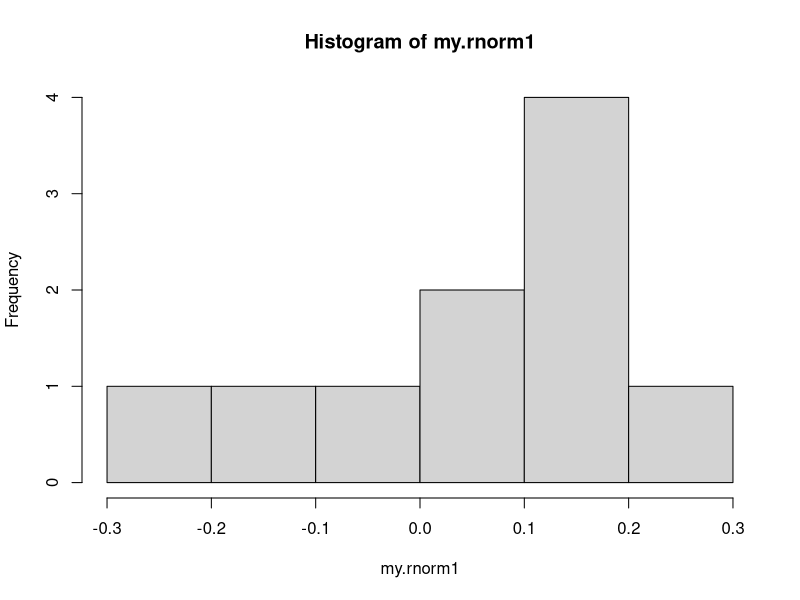
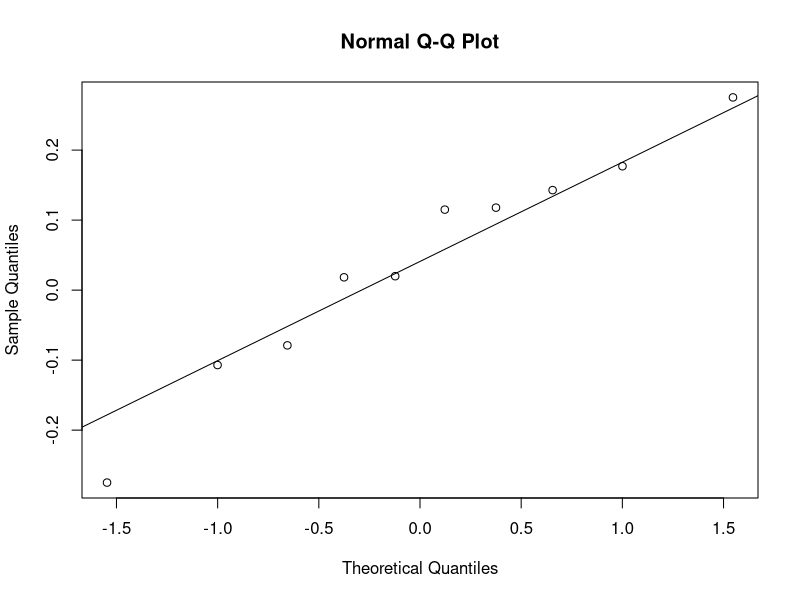
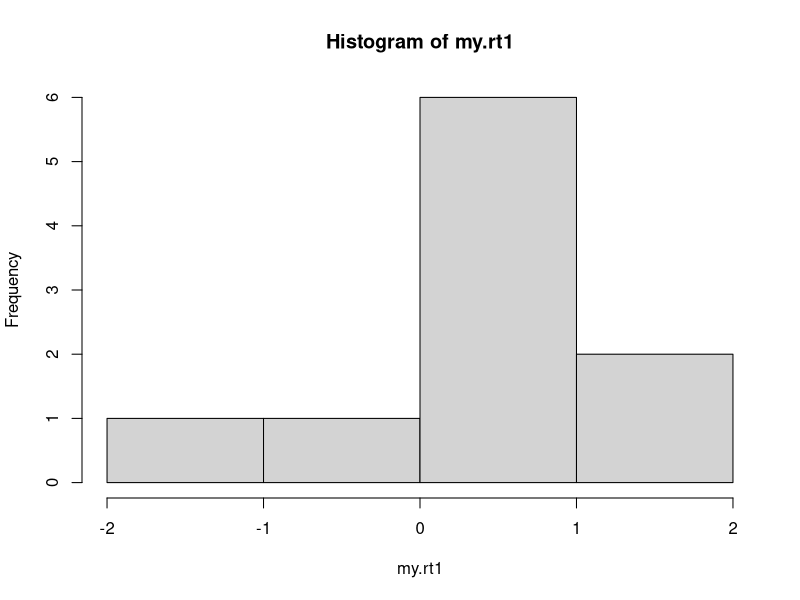
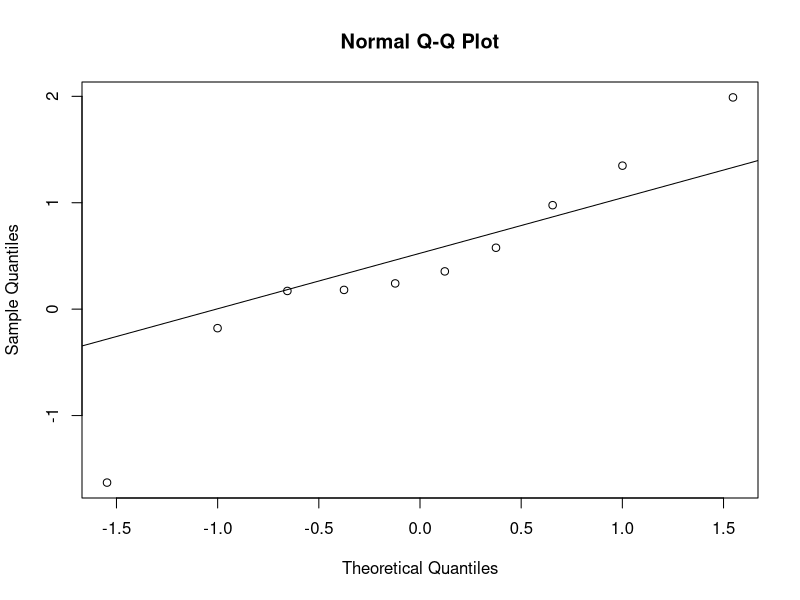
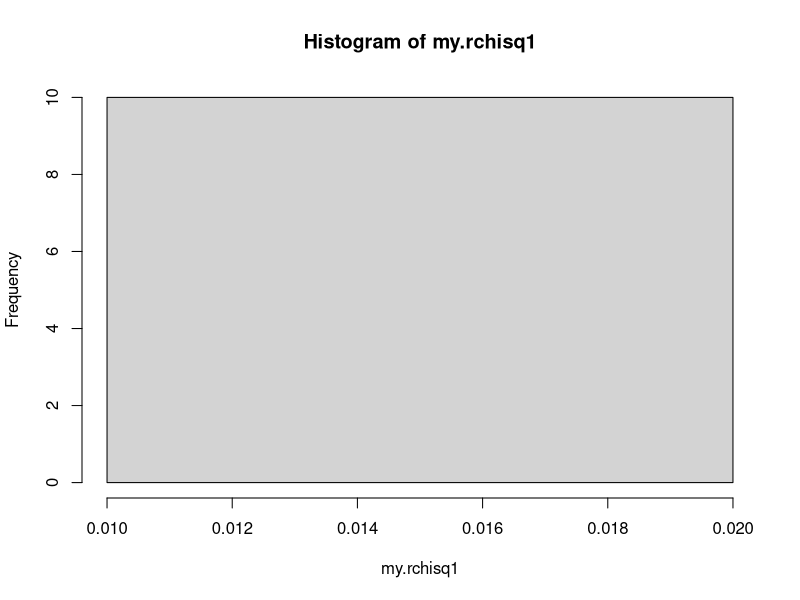
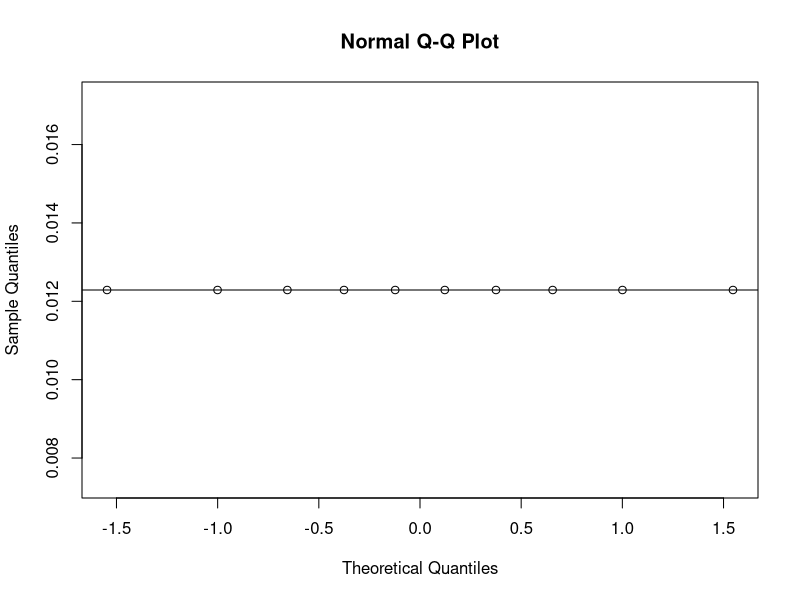

Source code (R) for these figures, in order: (Note: this script raises an error after producing the figures.)
#The following three functions are based on the algorithm for normally-distributed deviates of Marsaglia and Bray.

#The my.rnorm function returns n pseudo-random values from the normal distribution.
#It has three arguments: the number of values that returns,n
#the mean of values that returns,mean
#and the standard deviation of values that returns,sd.
#The three arguments of the function must meet their own restrictions otherwise the code breaks and prints an error message.
#The mean and the standard deviation must be positive numbers and the number of values must be a natural number.


my.rnorm<-function(n,mean,sd) {
  i=1:n
  u<-2*runif(i)-1               #it returns i random numbers from the uniform distribution.
  w<-sum(u^2)
  if (mean<0) {
    print("invalid arguments")
  }
  else if (sd<0) {
    print("invalid arguments")
  }
  else if ((n<0 & !(is.integer(n))) & !(is.integer(n))) {
    print("invalid arguments")
  }
  else {                        #the code continues when the above restrictions are met.
    while (w>1) {
      j=1:n                     #this is the rejection step where the code rejects the vector and generates a new one.
      u<-2*runif(j)-1           #the while loop will stop if and only if the criteria w<=1 is met.
      w<-sum(u^2)
    }
    v<-sqrt((-2*log(w))/w)
    x<-u*v
    X<-x*sd+mean                #this is the transormation of the values with mean 0 and sd 1 into values with mean "mean" and standard deviation "sd".
    return(X)                   #it delivers the vector of normally distributed variates.
  }
}



#The my.rchisq function returns n pseudo-random values from the x^2 distribution.
#It has two arguments: the number of values that returns,n
#and the degrees of freedom,df.
#The two arguments of the function must meet their own restrictions otherwise the code breaks and prints an error message.
#The number of values must be a natural number and the degrees of freedom must be equal to the number of values.


my.rchisq<-function(n,df) {
  i=1:n
  u<-2*runif(i)-1               #it returns i random numbers from the uniform distribution.
  w<-sum(u^2)
  if (df!=n) {
    print("invalid arguments")
  }
  else if ((n<0 & !(is.integer(n))) & !(is.integer(n))) {
    print("invalid arguments")
  }
  else {                        #the code continues when the above restrictions are met.
    while (w>1) {
      j=1:n                     #this is the rejection step where the code rejects the vector and generates a new one.
      u<-2*runif(j)-1           #the while loop will stop if and only if the criteria w<=1 is met.
      w<-sum(u^2)
    }
    v<-sqrt((-2*log(w))/w)
    x<-u*v
    y<-sum(x^2)                 #it transforms the independent standard normal random variables into x^2 distributed variables.
    for (k in 1:n) {            #for every value of i, it calculates one y variable.
      y[i]<-y                   #it creates a vector of all the y variables.
    }
    return(y[i])                #it delivers the vector of x^2 distributed variates.
  }
}




#The my.rt function returns n pseudo-random values from the student distribution.
#It has two arguments: the number of values that returns,n
#and the degrees of freedom,df.
#The two arguments of the function must meet their own restrictions otherwise the code breaks and prints an error message.
#The number of values must be a natural number and the degrees of freedom must be equal to the number of values.


my.rt<-function(n,df) {
  i=1:n
  u<-2*runif(i)-1               #it returns i random numbers from the uniform distribution.
  w<-sum(u^2)
  if (df!=n) {
    print("invalid arguments")
  }
  else if ((n<0 & !(is.integer(n))) & !(is.integer(n))) {
    print("invalid arguments")
  }
  else {                        #the code continues when the above restrictions are met.
    while (w>1) {
      j=1:n                     #this is the rejection step where the code rejects the vector and generates a new one.
      u<-2*runif(j)-1           #the while loop will stop if and only if the criteria w<=1 is met.
      w<-sum(u^2)
    }
    v<-sqrt((-2*log(w))/w)
    x<-u*v
    y<-sum(x^2)                 #it transforms the independent standard normal random variables into x^2 distributed variables.
    t<-x/(sqrt(y/df))           #it transforms the standard normal distributed variables and the x^2 distributed variables into t-distributed variables.
    return(t)                   #it delivers the vector of t-distributed variates.
  }
}



#The following tests check if our functions produce a vector of 10 values when asked.

a<-my.rnorm(10,0,1)
pass.test<-(length(a)==10 & is.numeric(a))

b<-my.rchisq(10,10)
pass.test<-(length(b)==10 & is.numeric(b))

c<-my.rt(10,10)
pass.test<-(length(c)==10 & is.numeric(c))




#The following diagrams demonstrate how close our functions are to the normal distribution.

my.rnorm1<-my.rnorm(10,0,1)
hist(my.rnorm1)
qqnorm(my.rnorm1)
qqline(my.rnorm1)


my.rt1<-my.rt(10,10)
hist(my.rt1)
qqnorm(my.rt1)
qqline(my.rt1)


my.rchisq1<-my.rchisq(10,10)
hist(my.rchisq1)
qqnorm(my.rchisq1)
qqline(my.rchisq1)


#Another way of checking if our functions are close to the normal distribution is with the function "expect_that" after installing the "testthat" library.

expect_that(my.rnorm(2,2,1),is_identical_to(rnorm(2,2,1)))
expect_that(my.rchisq(2,2),is_identical_to(rnorm(2,2,1)))
expect_that(my.rt(2,2),is_identical_to(rnorm(2,2,1)))
